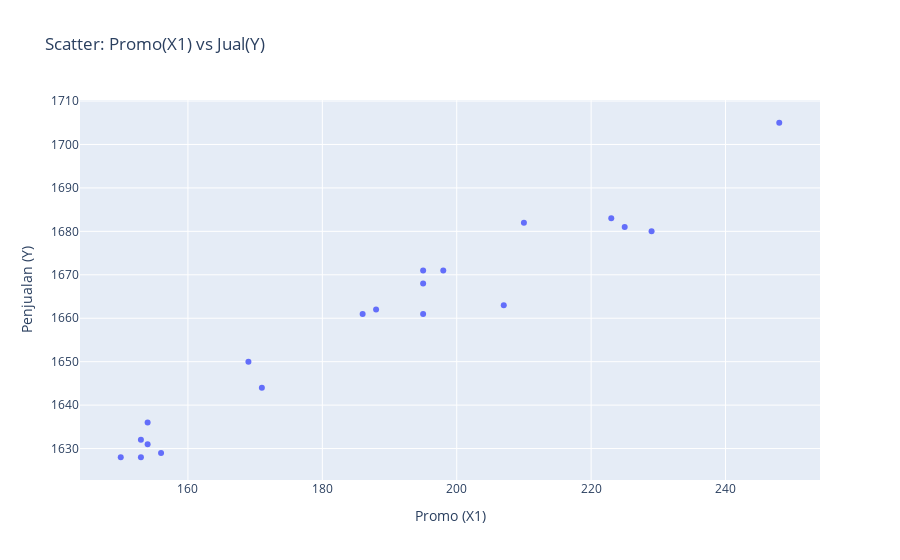
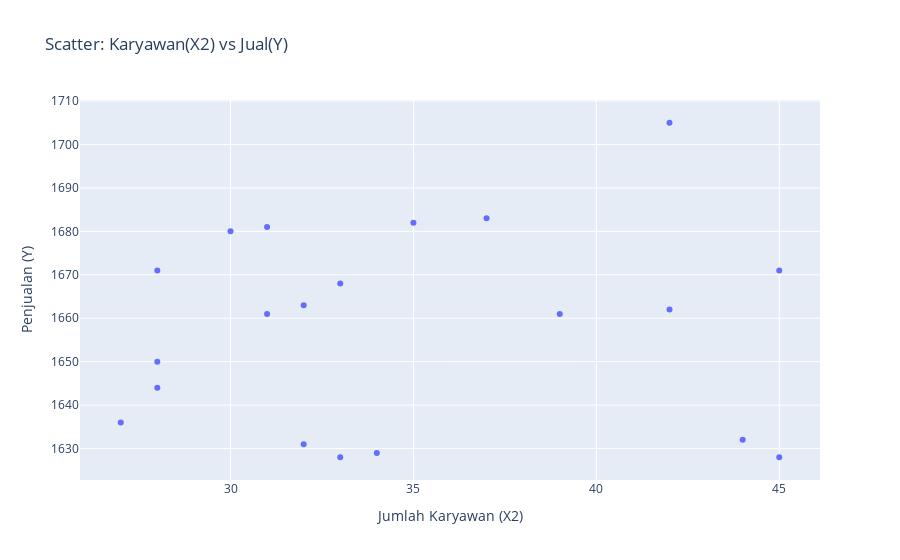
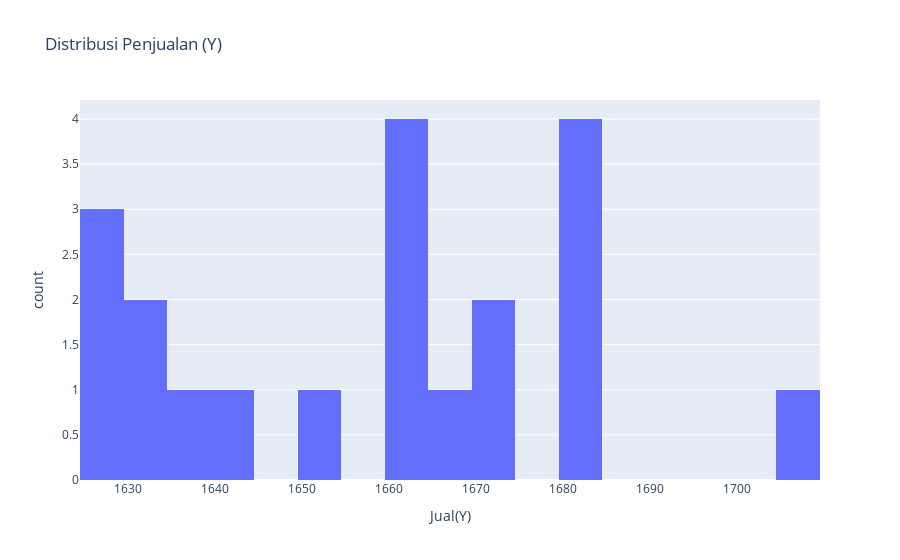
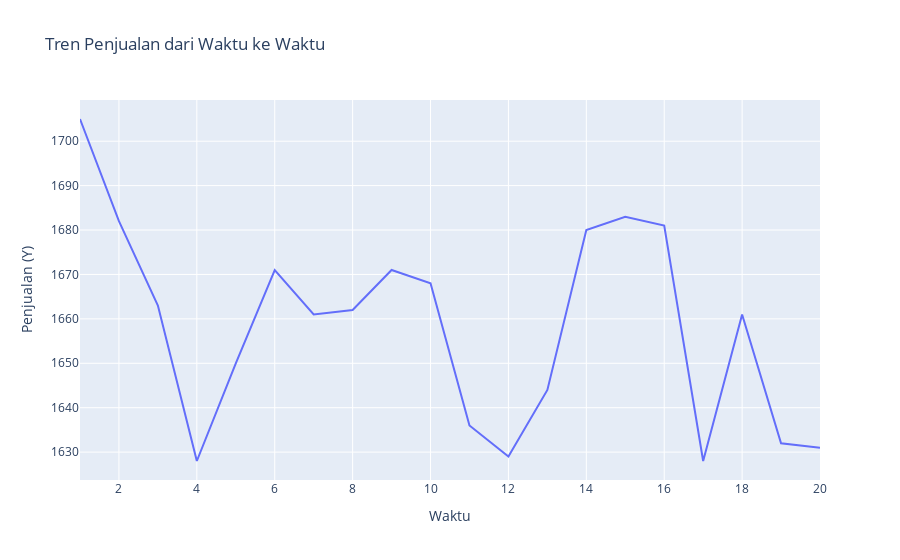

Notebook source saved alongside these figures, in order:
### Markdown cell above
# <right><div style="font-family: Times New Roman; font-size: 30px; border-radius : 10px; background-color: #a4e5efff; color: #000000ff; padding: 12px; line-height: 0.7;">2. VISUALISASI DATA DENGAN PLOTLY </div></center>

### Code cell
import pandas as pd
import plotly.express as px

# Load data
url = "https://raw.githubusercontent.com/Alam-A99/Case-Study/refs/heads/main/Data_Regresi.csv"
df = pd.read_csv(url)

print(df.head())   # cek 5 baris awal
print(df.columns)  # cek nama kolom yang tersedia

# Scatter plot: Promo(X1) vs Jual(Y)
fig = px.scatter(df, x="Promo(X1)", y="Jual(Y)", 
                 title="Scatter: Promo(X1) vs Jual(Y)",
                 labels={"Promo(X1)": "Promo (X1)", "Jual(Y)": "Penjualan (Y)"})
fig.show()

# Scatter plot: Karyawan(X2) vs Jual(Y)
fig2 = px.scatter(df, x="Karyawan(X2)", y="Jual(Y)", 
                  title="Scatter: Karyawan(X2) vs Jual(Y)",
                  labels={"Karyawan(X2)": "Jumlah Karyawan (X2)", "Jual(Y)": "Penjualan (Y)"})
fig2.show()

# Histogram distribusi penjualan
fig3 = px.histogram(df, x="Jual(Y)", nbins=20,
                    title="Distribusi Penjualan (Y)")
fig3.show()

# Line plot perkembangan penjualan dari waktu ke waktu
fig4 = px.line(df, x="TIME", y="Jual(Y)", 
               title="Tren Penjualan dari Waktu ke Waktu",
               labels={"TIME": "Waktu", "Jual(Y)": "Penjualan (Y)"})
fig4.show()

### Figure 1 — Plotly figure (JSON) as saved in the notebook; plotly's stock layout.template omitted (floating-point values rounded to 4 significant figures)
{"data": [{"hovertemplate": "Promo (X1)=%{x}<br>Penjualan (Y)=%{y}<extra></extra>", "legendgroup": "", "marker": {"color": "#636efa", "symbol": "circle"}, "mode": "markers", "name": "", "orientation": "v", "showlegend": false, "type": "scatter", "x": [248, 210, 207, 153, 169, 195, 186, 188, 198, 195, 154, 156, 171, 229, 223, 225, 150, 195, 153, 154], "xaxis": "x", "y": [1705, 1682, 1663, 1628, 1650, 1671, 1661, 1662, 1671, 1668, 1636, 1629, 1644, 1680, 1683, 1681, 1628, 1661, 1632, 1631], "yaxis": "y"}], "layout": {"legend": {"tracegroupgap": 0}, "title": {"text": "Scatter: Promo(X1) vs Jual(Y)"}, "xaxis": {"anchor": "y", "domain": [0, 1], "title": {"text": "Promo (X1)"}}, "yaxis": {"anchor": "x", "domain": [0, 1], "title": {"text": "Penjualan (Y)"}}}}

### Figure 2 — Plotly figure (JSON) as saved in the notebook; plotly's stock layout.template omitted (floating-point values rounded to 4 significant figures)
{"data": [{"hovertemplate": "Jumlah Karyawan (X2)=%{x}<br>Penjualan (Y)=%{y}<extra></extra>", "legendgroup": "", "marker": {"color": "#636efa", "symbol": "circle"}, "mode": "markers", "name": "", "orientation": "v", "showlegend": false, "type": "scatter", "x": [42, 35, 32, 33, 28, 28, 39, 42, 45, 33, 27, 34, 28, 30, 37, 31, 45, 31, 44, 32], "xaxis": "x", "y": [1705, 1682, 1663, 1628, 1650, 1671, 1661, 1662, 1671, 1668, 1636, 1629, 1644, 1680, 1683, 1681, 1628, 1661, 1632, 1631], "yaxis": "y"}], "layout": {"legend": {"tracegroupgap": 0}, "title": {"text": "Scatter: Karyawan(X2) vs Jual(Y)"}, "xaxis": {"anchor": "y", "domain": [0, 1], "title": {"text": "Jumlah Karyawan (X2)"}}, "yaxis": {"anchor": "x", "domain": [0, 1], "title": {"text": "Penjualan (Y)"}}}}

### Figure 3 — Plotly figure (JSON) as saved in the notebook; plotly's stock layout.template omitted (floating-point values rounded to 4 significant figures)
{"data": [{"bingroup": "x", "hovertemplate": "Jual(Y)=%{x}<br>count=%{y}<extra></extra>", "legendgroup": "", "marker": {"color": "#636efa", "pattern": {"shape": ""}}, "name": "", "nbinsx": 20, "orientation": "v", "showlegend": false, "type": "histogram", "x": [1705, 1682, 1663, 1628, 1650, 1671, 1661, 1662, 1671, 1668, 1636, 1629, 1644, 1680, 1683, 1681, 1628, 1661, 1632, 1631], "xaxis": "x", "yaxis": "y"}], "layout": {"barmode": "relative", "legend": {"tracegroupgap": 0}, "title": {"text": "Distribusi Penjualan (Y)"}, "xaxis": {"anchor": "y", "domain": [0, 1], "title": {"text": "Jual(Y)"}}, "yaxis": {"anchor": "x", "domain": [0, 1], "title": {"text": "count"}}}}

### Figure 4 — Plotly figure (JSON) as saved in the notebook; plotly's stock layout.template omitted (floating-point values rounded to 4 significant figures)
{"data": [{"hovertemplate": "Waktu=%{x}<br>Penjualan (Y)=%{y}<extra></extra>", "legendgroup": "", "line": {"color": "#636efa", "dash": "solid"}, "marker": {"symbol": "circle"}, "mode": "lines", "name": "", "orientation": "v", "showlegend": false, "type": "scatter", "x": [1, 2, 3, 4, 5, 6, 7, 8, 9, 10, 11, 12, 13, 14, 15, 16, 17, 18, 19, 20], "xaxis": "x", "y": [1705, 1682, 1663, 1628, 1650, 1671, 1661, 1662, 1671, 1668, 1636, 1629, 1644, 1680, 1683, 1681, 1628, 1661, 1632, 1631], "yaxis": "y"}], "layout": {"legend": {"tracegroupgap": 0}, "title": {"text": "Tren Penjualan dari Waktu ke Waktu"}, "xaxis": {"anchor": "y", "domain": [0, 1], "title": {"text": "Waktu"}}, "yaxis": {"anchor": "x", "domain": [0, 1], "title": {"text": "Penjualan (Y)"}}}}
